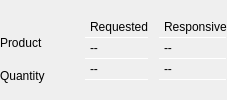
          <widget class="QWidget" name="allDetails" native="true">
           <property name="sizePolicy">
            <sizepolicy hsizetype="Preferred" vsizetype="Preferred">
             <horstretch>0</horstretch>
             <verstretch>0</verstretch>
            </sizepolicy>
           </property>
           <property name="minimumSize">
            <size>
             <width>0</width>
             <height>0</height>
            </size>
           </property>
           <property name="maximumSize">
            <size>
             <width>16777215</width>
             <height>16777215</height>
            </size>
           </property>
           <layout class="QHBoxLayout" name="horizontalLayout_3">
            <property name="spacing">
             <number>5</number>
            </property>
            <property name="leftMargin">
             <number>0</number>
            </property>
            <property name="topMargin">
             <number>0</number>
            </property>
            <property name="rightMargin">
             <number>0</number>
            </property>
            <property name="bottomMargin">
             <number>0</number>
            </property>
            <item>
             <widget class="QWidget" name="labels" native="true">
              <property name="minimumSize">
               <size>
                <width>80</width>
                <height>0</height>
               </size>
              </property>
              <property name="maximumSize">
               <size>
                <width>80</width>
                <height>16777215</height>
               </size>
              </property>
              <layout class="QVBoxLayout" name="detailLabels">
               <property name="spacing">
                <number>0</number>
               </property>
               <property name="leftMargin">
                <number>0</number>
               </property>
               <property name="topMargin">
                <number>0</number>
               </property>
               <property name="rightMargin">
                <number>0</number>
               </property>
               <property name="bottomMargin">
                <number>0</number>
               </property>
               <item>
                <spacer name="verticalSpacer_2">
                 <property name="orientation">
                  <enum>Qt::Vertical</enum>
                 </property>
                 <property name="sizeType">
                  <enum>QSizePolicy::Fixed</enum>
                 </property>
                 <property name="sizeHint" stdset="0">
                  <size>
                   <width>0</width>
                   <height>20</height>
                  </size>
                 </property>
                </spacer>
               </item>
               <item>
                <widget class="QLabel" name="label">
                 <property name="minimumSize">
                  <size>
                   <width>0</width>
                   <height>20</height>
                  </size>
                 </property>
                 <property name="maximumSize">
                  <size>
                   <width>16777215</width>
                   <height>20</height>
                  </size>
                 </property>
                 <property name="text">
                  <string>Product</string>
                 </property>
                </widget>
               </item>
               <item>
                <widget class="QLabel" name="label_3">
                 <property name="minimumSize">
                  <size>
                   <width>0</width>
                   <height>20</height>
                  </size>
                 </property>
                 <property name="maximumSize">
                  <size>
                   <width>16777215</width>
                   <height>20</height>
                  </size>
                 </property>
                 <property name="text">
                  <string>Quantity</string>
                 </property>
                </widget>
               </item>
              </layout>
             </widget>
            </item>
            <item>
             <widget class="QWidget" name="horizontalWidget1" native="true">
              <layout class="QHBoxLayout" name="horizontalLayout_14">
               <property name="spacing">
                <number>0</number>
               </property>
               <property name="leftMargin">
                <number>0</number>
               </property>
               <property name="topMargin">
                <number>0</number>
               </property>
               <property name="rightMargin">
                <number>0</number>
               </property>
               <property name="bottomMargin">
                <number>0</number>
               </property>
               <item>
                <widget class="QWidget" name="horizontalWidget2" native="true">
                 <layout class="QHBoxLayout" name="horizontalLayout_15">
                  <property name="spacing">
                   <number>10</number>
                  </property>
                  <property name="leftMargin">
                   <number>0</number>
                  </property>
                  <property name="topMargin">
                   <number>0</number>
                  </property>
                  <property name="rightMargin">
                   <number>0</number>
                  </property>
                  <property name="bottomMargin">
                   <number>0</number>
                  </property>
                  <item>
                   <widget class="QWidget" name="requestedFields" native="true">
                    <property name="sizePolicy">
                     <sizepolicy hsizetype="Preferred" vsizetype="Fixed">
                      <horstretch>0</horstretch>
                      <verstretch>0</verstretch>
                     </sizepolicy>
                    </property>
                    <property name="maximumSize">
                     <size>
                      <width>16777215</width>
                      <height>16777215</height>
                     </size>
                    </property>
                    <layout class="QVBoxLayout" name="verticalLayout_4">
                     <property name="spacing">
                      <number>3</number>
                     </property>
                     <property name="sizeConstraint">
                      <enum>QLayout::SetMinimumSize</enum>
                     </property>
                     <property name="leftMargin">
                      <number>0</number>
                     </property>
                     <property name="topMargin">
                      <number>0</number>
                     </property>
                     <property name="rightMargin">
                      <number>0</number>
                     </property>
                     <property name="bottomMargin">
                      <number>0</number>
                     </property>
                     <item>
                      <widget class="QLabel" name="label_2">
                       <property name="text">
                        <string>Requested</string>
                       </property>
                       <property name="indent">
                        <number>5</number>
                       </property>
                       <property name="smallPrint" stdset="0">
                        <bool>true</bool>
                       </property>
                      </widget>
                     </item>
                     <item>
                      <widget class="QWidget" name="verticalWidget3" native="true">
                       <property name="minimumSize">
                        <size>
                         <width>0</width>
                         <height>0</height>
                        </size>
                       </property>
                       <layout class="QVBoxLayout" name="verticalLayout_17">
                        <property name="spacing">
                         <number>0</number>
                        </property>
                        <property name="sizeConstraint">
                         <enum>QLayout::SetMinimumSize</enum>
                        </property>
                        <property name="leftMargin">
                         <number>0</number>
                        </property>
                        <property name="topMargin">
                         <number>0</number>
                        </property>
                        <property name="rightMargin">
                         <number>0</number>
                        </property>
                        <property name="bottomMargin">
                         <number>0</number>
                        </property>
                        <item>
                         <widget class="Line" name="line_4">
                          <property name="maximumSize">
                           <size>
                            <width>16777215</width>
                            <height>1</height>
                           </size>
                          </property>
                          <property name="orientation">
                           <enum>Qt::Horizontal</enum>
                          </property>
                         </widget>
                        </item>
                        <item>
                         <widget class="QLabel" name="labelReqProduct">
                          <property name="minimumSize">
                           <size>
                            <width>0</width>
                            <height>20</height>
                           </size>
                          </property>
                          <property name="maximumSize">
                           <size>
                            <width>16777215</width>
                            <height>20</height>
                           </size>
                          </property>
                          <property name="text">
                           <string>--</string>
                          </property>
                          <property name="indent">
                           <number>5</number>
                          </property>
                          <property name="informationLabel" stdset="0">
                           <bool>false</bool>
                          </property>
                          <property name="whiteLabel" stdset="0">
                           <bool>true</bool>
                          </property>
                         </widget>
                        </item>
                        <item>
                         <widget class="Line" name="line_3">
                          <property name="maximumSize">
                           <size>
                            <width>16777215</width>
                            <height>1</height>
                           </size>
                          </property>
                          <property name="orientation">
                           <enum>Qt::Horizontal</enum>
                          </property>
                         </widget>
                        </item>
                        <item>
                         <widget class="QLabel" name="labelReqQty">
                          <property name="minimumSize">
                           <size>
                            <width>0</width>
                            <height>20</height>
                           </size>
                          </property>
                          <property name="maximumSize">
                           <size>
                            <width>16777215</width>
                            <height>20</height>
                           </size>
                          </property>
                          <property name="text">
                           <string>--</string>
                          </property>
                          <property name="margin">
                           <number>0</number>
                          </property>
                          <property name="indent">
                           <number>5</number>
                          </property>
                          <property name="informationLabel" stdset="0">
                           <bool>false</bool>
                          </property>
                          <property name="whiteLabel" stdset="0">
                           <bool>true</bool>
                          </property>
                         </widget>
                        </item>
                        <item>
                         <widget class="Line" name="line_6">
                          <property name="maximumSize">
                           <size>
                            <width>16777215</width>
                            <height>1</height>
                           </size>
                          </property>
                          <property name="orientation">
                           <enum>Qt::Horizontal</enum>
                          </property>
                         </widget>
                        </item>
                       </layout>
                      </widget>
                     </item>
                    </layout>
                   </widget>
                  </item>
                  <item>
                   <widget class="QWidget" name="responsiveFields_2" native="true">
                    <property name="sizePolicy">
                     <sizepolicy hsizetype="Preferred" vsizetype="Fixed">
                      <horstretch>0</horstretch>
                      <verstretch>0</verstretch>
                     </sizepolicy>
                    </property>
                    <layout class="QVBoxLayout" name="verticalLayout_2">
                     <property name="spacing">
                      <number>3</number>
                     </property>
                     <property name="sizeConstraint">
                      <enum>QLayout::SetMinimumSize</enum>
                     </property>
                     <property name="leftMargin">
                      <number>0</number>
                     </property>
                     <property name="topMargin">
                      <number>0</number>
                     </property>
                     <property name="rightMargin">
                      <number>0</number>
                     </property>
                     <property name="bottomMargin">
                      <number>0</number>
                     </property>
                     <item>
                      <widget class="QLabel" name="label_4">
                       <property name="text">
                        <string>Responsive</string>
                       </property>
                       <property name="indent">
                        <number>5</number>
                       </property>
                       <property name="smallPrint" stdset="0">
                        <bool>true</bool>
                       </property>
                      </widget>
                     </item>
                     <item>
                      <widget class="QWidget" name="verticalWidget4" native="true">
                       <property name="sizePolicy">
                        <sizepolicy hsizetype="Preferred" vsizetype="Fixed">
                         <horstretch>0</horstretch>
                         <verstretch>0</verstretch>
                        </sizepolicy>
                       </property>
                       <property name="minimumSize">
                        <size>
                         <width>0</width>
                         <height>0</height>
                        </size>
                       </property>
                       <property name="maximumSize">
                        <size>
                         <width>16777215</width>
                         <height>16777215</height>
                        </size>
                       </property>
                       <layout class="QVBoxLayout" name="verticalLayout_18">
                        <property name="spacing">
                         <number>0</number>
                        </property>
                        <property name="leftMargin">
                         <number>0</number>
                        </property>
                        <property name="topMargin">
                         <number>0</number>
                        </property>
                        <property name="rightMargin">
                         <number>0</number>
                        </property>
                        <property name="bottomMargin">
                         <number>0</number>
                        </property>
                        <item>
                         <widget class="Line" name="line_5">
                          <property name="maximumSize">
                           <size>
                            <width>16777215</width>
                            <height>1</height>
                           </size>
                          </property>
                          <property name="orientation">
                           <enum>Qt::Horizontal</enum>
                          </property>
                         </widget>
                        </item>
                        <item>
                         <widget class="QLabel" name="labelRespProduct">
                          <property name="minimumSize">
                           <size>
                            <width>0</width>
                            <height>20</height>
                           </size>
                          </property>
                          <property name="maximumSize">
                           <size>
                            <width>16777215</width>
                            <height>20</height>
                           </size>
                          </property>
                          <property name="text">
                           <string>--</string>
                          </property>
                          <property name="indent">
                           <number>5</number>
                          </property>
                          <property name="informationLabel" stdset="0">
                           <bool>false</bool>
                          </property>
                          <property name="whiteLabel" stdset="0">
                           <bool>true</bool>
                          </property>
                         </widget>
                        </item>
                        <item>
                         <widget class="Line" name="line_2">
                          <property name="maximumSize">
                           <size>
                            <width>16777215</width>
                            <height>1</height>
                           </size>
                          </property>
                          <property name="orientation">
                           <enum>Qt::Horizontal</enum>
                          </property>
                         </widget>
                        </item>
                        <item>
                         <widget class="QLabel" name="labelRespQty">
                          <property name="minimumSize">
                           <size>
                            <width>0</width>
                            <height>20</height>
                           </size>
                          </property>
                          <property name="maximumSize">
                           <size>
                            <width>16777215</width>
                            <height>20</height>
                           </size>
                          </property>
                          <property name="text">
                           <string>--</string>
                          </property>
                          <property name="margin">
                           <number>0</number>
                          </property>
                          <property name="indent">
                           <number>5</number>
                          </property>
                          <property name="informationLabel" stdset="0">
                           <bool>false</bool>
                          </property>
                          <property name="whiteLabel" stdset="0">
                           <bool>true</bool>
                          </property>
                         </widget>
                        </item>
                        <item>
                         <widget class="Line" name="line_7">
                          <property name="maximumSize">
                           <size>
                            <width>16777215</width>
                            <height>1</height>
                           </size>
                          </property>
                          <property name="orientation">
                           <enum>Qt::Horizontal</enum>
                          </property>
                         </widget>
                        </item>
                       </layout>
                      </widget>
                     </item>
                    </layout>
                   </widget>
                  </item>
                 </layout>
                </widget>
               </item>
              </layout>
             </widget>
            </item>
           </layout>
          </widget>
